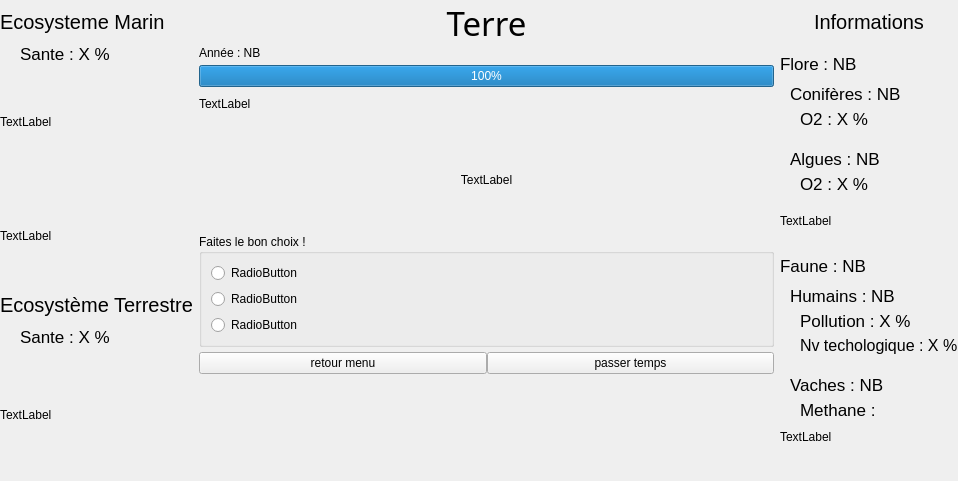
<?xml version="1.0" encoding="UTF-8"?>
<ui version="4.0">
 <class>fenetre2</class>
 <widget class="QMainWindow" name="fenetre2">
  <property name="geometry">
   <rect>
    <x>0</x>
    <y>0</y>
    <width>958</width>
    <height>481</height>
   </rect>
  </property>
  <property name="windowTitle">
   <string>MainWindow</string>
  </property>
  <widget class="QWidget" name="centralwidget">
   <property name="sizePolicy">
    <sizepolicy hsizetype="Expanding" vsizetype="Ignored">
     <horstretch>0</horstretch>
     <verstretch>0</verstretch>
    </sizepolicy>
   </property>
   <layout class="QGridLayout" name="gridLayout">
    <property name="sizeConstraint">
     <enum>QLayout::SetNoConstraint</enum>
    </property>
    <property name="leftMargin">
     <number>0</number>
    </property>
    <property name="topMargin">
     <number>0</number>
    </property>
    <property name="rightMargin">
     <number>0</number>
    </property>
    <property name="horizontalSpacing">
     <number>6</number>
    </property>
    <property name="verticalSpacing">
     <number>0</number>
    </property>
    <item row="0" column="0">
     <layout class="QVBoxLayout" name="verticalLayout_4">
      <item>
       <spacer name="verticalSpacer_22">
        <property name="orientation">
         <enum>Qt::Vertical</enum>
        </property>
        <property name="sizeType">
         <enum>QSizePolicy::Fixed</enum>
        </property>
        <property name="sizeHint" stdset="0">
         <size>
          <width>20</width>
          <height>10</height>
         </size>
        </property>
       </spacer>
      </item>
      <item>
       <widget class="QLabel" name="P1_Eco_Marin">
        <property name="sizePolicy">
         <sizepolicy hsizetype="Minimum" vsizetype="Fixed">
          <horstretch>0</horstretch>
          <verstretch>0</verstretch>
         </sizepolicy>
        </property>
        <property name="font">
         <font>
          <pointsize>15</pointsize>
         </font>
        </property>
        <property name="text">
         <string>Ecosysteme Marin</string>
        </property>
       </widget>
      </item>
      <item>
       <spacer name="verticalSpacer_23">
        <property name="orientation">
         <enum>Qt::Vertical</enum>
        </property>
        <property name="sizeType">
         <enum>QSizePolicy::Fixed</enum>
        </property>
        <property name="sizeHint" stdset="0">
         <size>
          <width>20</width>
          <height>10</height>
         </size>
        </property>
       </spacer>
      </item>
      <item>
       <widget class="QLabel" name="P1_Eco_Marin_Sante">
        <property name="sizePolicy">
         <sizepolicy hsizetype="Minimum" vsizetype="Fixed">
          <horstretch>0</horstretch>
          <verstretch>0</verstretch>
         </sizepolicy>
        </property>
        <property name="font">
         <font>
          <pointsize>13</pointsize>
         </font>
        </property>
        <property name="text">
         <string>Sante : X %</string>
        </property>
        <property name="alignment">
         <set>Qt::AlignLeading|Qt::AlignLeft|Qt::AlignVCenter</set>
        </property>
        <property name="margin">
         <number>0</number>
        </property>
        <property name="indent">
         <number>20</number>
        </property>
       </widget>
      </item>
      <item>
       <widget class="QLabel" name="P1_Eco_Marin_Image">
        <property name="sizePolicy">
         <sizepolicy hsizetype="Ignored" vsizetype="MinimumExpanding">
          <horstretch>0</horstretch>
          <verstretch>0</verstretch>
         </sizepolicy>
        </property>
        <property name="text">
         <string>TextLabel</string>
        </property>
       </widget>
      </item>
      <item>
       <widget class="QLabel" name="P1_Image_Dory">
        <property name="sizePolicy">
         <sizepolicy hsizetype="Ignored" vsizetype="MinimumExpanding">
          <horstretch>0</horstretch>
          <verstretch>0</verstretch>
         </sizepolicy>
        </property>
        <property name="text">
         <string>TextLabel</string>
        </property>
       </widget>
      </item>
      <item>
       <widget class="QLabel" name="P1_Eco_Terre">
        <property name="sizePolicy">
         <sizepolicy hsizetype="Minimum" vsizetype="Fixed">
          <horstretch>0</horstretch>
          <verstretch>0</verstretch>
         </sizepolicy>
        </property>
        <property name="font">
         <font>
          <pointsize>15</pointsize>
         </font>
        </property>
        <property name="text">
         <string>Ecosystème Terrestre</string>
        </property>
       </widget>
      </item>
      <item>
       <spacer name="verticalSpacer_24">
        <property name="orientation">
         <enum>Qt::Vertical</enum>
        </property>
        <property name="sizeType">
         <enum>QSizePolicy::Fixed</enum>
        </property>
        <property name="sizeHint" stdset="0">
         <size>
          <width>20</width>
          <height>10</height>
         </size>
        </property>
       </spacer>
      </item>
      <item>
       <widget class="QLabel" name="P1_Eco_Terre_Sante">
        <property name="sizePolicy">
         <sizepolicy hsizetype="Minimum" vsizetype="Fixed">
          <horstretch>0</horstretch>
          <verstretch>0</verstretch>
         </sizepolicy>
        </property>
        <property name="font">
         <font>
          <pointsize>13</pointsize>
         </font>
        </property>
        <property name="text">
         <string>Sante : X %</string>
        </property>
        <property name="alignment">
         <set>Qt::AlignLeading|Qt::AlignLeft|Qt::AlignVCenter</set>
        </property>
        <property name="indent">
         <number>20</number>
        </property>
       </widget>
      </item>
      <item>
       <spacer name="verticalSpacer_25">
        <property name="orientation">
         <enum>Qt::Vertical</enum>
        </property>
        <property name="sizeType">
         <enum>QSizePolicy::Fixed</enum>
        </property>
        <property name="sizeHint" stdset="0">
         <size>
          <width>20</width>
          <height>10</height>
         </size>
        </property>
       </spacer>
      </item>
      <item>
       <widget class="QLabel" name="P1_Eco_Terre_Image">
        <property name="sizePolicy">
         <sizepolicy hsizetype="Ignored" vsizetype="MinimumExpanding">
          <horstretch>0</horstretch>
          <verstretch>0</verstretch>
         </sizepolicy>
        </property>
        <property name="text">
         <string>TextLabel</string>
        </property>
       </widget>
      </item>
      <item>
       <spacer name="horizontalSpacer_2">
        <property name="orientation">
         <enum>Qt::Horizontal</enum>
        </property>
        <property name="sizeType">
         <enum>QSizePolicy::Fixed</enum>
        </property>
        <property name="sizeHint" stdset="0">
         <size>
          <width>150</width>
          <height>0</height>
         </size>
        </property>
       </spacer>
      </item>
     </layout>
    </item>
    <item row="0" column="1">
     <layout class="QVBoxLayout" name="verticalLayout_2">
      <item>
       <widget class="QLabel" name="P2_Terre">
        <property name="sizePolicy">
         <sizepolicy hsizetype="Preferred" vsizetype="Fixed">
          <horstretch>0</horstretch>
          <verstretch>0</verstretch>
         </sizepolicy>
        </property>
        <property name="font">
         <font>
          <family>Sahadeva</family>
          <pointsize>25</pointsize>
         </font>
        </property>
        <property name="text">
         <string>Terre</string>
        </property>
        <property name="alignment">
         <set>Qt::AlignCenter</set>
        </property>
       </widget>
      </item>
      <item>
       <widget class="QLabel" name="P2_Temps">
        <property name="sizePolicy">
         <sizepolicy hsizetype="Fixed" vsizetype="Fixed">
          <horstretch>0</horstretch>
          <verstretch>0</verstretch>
         </sizepolicy>
        </property>
        <property name="text">
         <string>&lt;html&gt;&lt;head/&gt;&lt;body&gt;&lt;p&gt;Année : NB&lt;/p&gt;&lt;/body&gt;&lt;/html&gt;</string>
        </property>
       </widget>
      </item>
      <item>
       <spacer name="verticalSpacer_14">
        <property name="orientation">
         <enum>Qt::Vertical</enum>
        </property>
        <property name="sizeType">
         <enum>QSizePolicy::Fixed</enum>
        </property>
        <property name="sizeHint" stdset="0">
         <size>
          <width>20</width>
          <height>5</height>
         </size>
        </property>
       </spacer>
      </item>
      <item>
       <widget class="QProgressBar" name="progressBar">
        <property name="value">
         <number>100</number>
        </property>
       </widget>
      </item>
      <item>
       <spacer name="verticalSpacer_16">
        <property name="orientation">
         <enum>Qt::Vertical</enum>
        </property>
        <property name="sizeType">
         <enum>QSizePolicy::Fixed</enum>
        </property>
        <property name="sizeHint" stdset="0">
         <size>
          <width>0</width>
          <height>10</height>
         </size>
        </property>
       </spacer>
      </item>
      <item>
       <widget class="QLabel" name="P2_Texte_Evev">
        <property name="sizePolicy">
         <sizepolicy hsizetype="Ignored" vsizetype="Fixed">
          <horstretch>0</horstretch>
          <verstretch>0</verstretch>
         </sizepolicy>
        </property>
        <property name="text">
         <string>TextLabel</string>
        </property>
        <property name="scaledContents">
         <bool>true</bool>
        </property>
        <property name="alignment">
         <set>Qt::AlignLeading|Qt::AlignLeft|Qt::AlignTop</set>
        </property>
       </widget>
      </item>
      <item>
       <spacer name="verticalSpacer_27">
        <property name="orientation">
         <enum>Qt::Vertical</enum>
        </property>
        <property name="sizeType">
         <enum>QSizePolicy::Fixed</enum>
        </property>
        <property name="sizeHint" stdset="0">
         <size>
          <width>0</width>
          <height>20</height>
         </size>
        </property>
       </spacer>
      </item>
      <item>
       <widget class="QLabel" name="P2_Image">
        <property name="sizePolicy">
         <sizepolicy hsizetype="MinimumExpanding" vsizetype="MinimumExpanding">
          <horstretch>0</horstretch>
          <verstretch>0</verstretch>
         </sizepolicy>
        </property>
        <property name="text">
         <string>TextLabel</string>
        </property>
        <property name="alignment">
         <set>Qt::AlignCenter</set>
        </property>
       </widget>
      </item>
      <item>
       <spacer name="verticalSpacer_28">
        <property name="orientation">
         <enum>Qt::Vertical</enum>
        </property>
        <property name="sizeType">
         <enum>QSizePolicy::Fixed</enum>
        </property>
        <property name="sizeHint" stdset="0">
         <size>
          <width>0</width>
          <height>5</height>
         </size>
        </property>
       </spacer>
      </item>
      <item>
       <widget class="QGroupBox" name="P2_GroupBox">
        <property name="title">
         <string>Faites le bon choix !</string>
        </property>
        <layout class="QVBoxLayout" name="verticalLayout_3">
         <item>
          <widget class="QRadioButton" name="P2_button_choix1">
           <property name="text">
            <string>RadioButton</string>
           </property>
          </widget>
         </item>
         <item>
          <widget class="QRadioButton" name="P2_button_choix2">
           <property name="text">
            <string>RadioButton</string>
           </property>
          </widget>
         </item>
         <item>
          <widget class="QRadioButton" name="P2_button_choix3">
           <property name="text">
            <string>RadioButton</string>
           </property>
          </widget>
         </item>
        </layout>
       </widget>
      </item>
      <item>
       <spacer name="verticalSpacer_17">
        <property name="orientation">
         <enum>Qt::Vertical</enum>
        </property>
        <property name="sizeType">
         <enum>QSizePolicy::Fixed</enum>
        </property>
        <property name="sizeHint" stdset="0">
         <size>
          <width>0</width>
          <height>5</height>
         </size>
        </property>
       </spacer>
      </item>
      <item>
       <layout class="QHBoxLayout" name="horizontalLayout">
        <item>
         <widget class="QPushButton" name="bouton_fenetre2">
          <property name="text">
           <string>retour menu</string>
          </property>
         </widget>
        </item>
        <item>
         <widget class="QPushButton" name="bouton_action">
          <property name="text">
           <string>passer temps</string>
          </property>
         </widget>
        </item>
       </layout>
      </item>
      <item>
       <spacer name="verticalSpacer_21">
        <property name="orientation">
         <enum>Qt::Vertical</enum>
        </property>
        <property name="sizeType">
         <enum>QSizePolicy::MinimumExpanding</enum>
        </property>
        <property name="sizeHint" stdset="0">
         <size>
          <width>20</width>
          <height>30</height>
         </size>
        </property>
       </spacer>
      </item>
     </layout>
    </item>
    <item row="0" column="2">
     <layout class="QVBoxLayout" name="verticalLayout">
      <property name="spacing">
       <number>0</number>
      </property>
      <property name="sizeConstraint">
       <enum>QLayout::SetNoConstraint</enum>
      </property>
      <item>
       <spacer name="verticalSpacer_2">
        <property name="orientation">
         <enum>Qt::Vertical</enum>
        </property>
        <property name="sizeType">
         <enum>QSizePolicy::Fixed</enum>
        </property>
        <property name="sizeHint" stdset="0">
         <size>
          <width>20</width>
          <height>10</height>
         </size>
        </property>
       </spacer>
      </item>
      <item>
       <widget class="QLabel" name="P3_Titre">
        <property name="sizePolicy">
         <sizepolicy hsizetype="Preferred" vsizetype="Fixed">
          <horstretch>0</horstretch>
          <verstretch>0</verstretch>
         </sizepolicy>
        </property>
        <property name="font">
         <font>
          <pointsize>15</pointsize>
         </font>
        </property>
        <property name="text">
         <string>Informations</string>
        </property>
        <property name="alignment">
         <set>Qt::AlignCenter</set>
        </property>
       </widget>
      </item>
      <item>
       <spacer name="verticalSpacer">
        <property name="orientation">
         <enum>Qt::Vertical</enum>
        </property>
        <property name="sizeType">
         <enum>QSizePolicy::Fixed</enum>
        </property>
        <property name="sizeHint" stdset="0">
         <size>
          <width>20</width>
          <height>20</height>
         </size>
        </property>
       </spacer>
      </item>
      <item>
       <widget class="QLabel" name="P3_Flore">
        <property name="sizePolicy">
         <sizepolicy hsizetype="Preferred" vsizetype="Fixed">
          <horstretch>0</horstretch>
          <verstretch>0</verstretch>
         </sizepolicy>
        </property>
        <property name="font">
         <font>
          <pointsize>13</pointsize>
         </font>
        </property>
        <property name="text">
         <string>Flore : NB</string>
        </property>
       </widget>
      </item>
      <item>
       <spacer name="verticalSpacer_10">
        <property name="orientation">
         <enum>Qt::Vertical</enum>
        </property>
        <property name="sizeType">
         <enum>QSizePolicy::Fixed</enum>
        </property>
        <property name="sizeHint" stdset="0">
         <size>
          <width>20</width>
          <height>5</height>
         </size>
        </property>
       </spacer>
      </item>
      <item>
       <spacer name="verticalSpacer_11">
        <property name="orientation">
         <enum>Qt::Vertical</enum>
        </property>
        <property name="sizeType">
         <enum>QSizePolicy::Fixed</enum>
        </property>
        <property name="sizeHint" stdset="0">
         <size>
          <width>20</width>
          <height>5</height>
         </size>
        </property>
       </spacer>
      </item>
      <item>
       <widget class="QLabel" name="P3_Conifere">
        <property name="sizePolicy">
         <sizepolicy hsizetype="Fixed" vsizetype="Fixed">
          <horstretch>0</horstretch>
          <verstretch>0</verstretch>
         </sizepolicy>
        </property>
        <property name="font">
         <font>
          <pointsize>13</pointsize>
         </font>
        </property>
        <property name="text">
         <string>Conifères : NB</string>
        </property>
        <property name="indent">
         <number>10</number>
        </property>
       </widget>
      </item>
      <item>
       <spacer name="verticalSpacer_5">
        <property name="orientation">
         <enum>Qt::Vertical</enum>
        </property>
        <property name="sizeType">
         <enum>QSizePolicy::Fixed</enum>
        </property>
        <property name="sizeHint" stdset="0">
         <size>
          <width>20</width>
          <height>5</height>
         </size>
        </property>
       </spacer>
      </item>
      <item>
       <widget class="QLabel" name="P3_Conifere_O2">
        <property name="sizePolicy">
         <sizepolicy hsizetype="Fixed" vsizetype="Fixed">
          <horstretch>0</horstretch>
          <verstretch>0</verstretch>
         </sizepolicy>
        </property>
        <property name="font">
         <font>
          <pointsize>13</pointsize>
         </font>
        </property>
        <property name="text">
         <string>O2 : X %</string>
        </property>
        <property name="alignment">
         <set>Qt::AlignLeading|Qt::AlignLeft|Qt::AlignVCenter</set>
        </property>
        <property name="indent">
         <number>20</number>
        </property>
       </widget>
      </item>
      <item>
       <spacer name="verticalSpacer_3">
        <property name="orientation">
         <enum>Qt::Vertical</enum>
        </property>
        <property name="sizeType">
         <enum>QSizePolicy::Fixed</enum>
        </property>
        <property name="sizeHint" stdset="0">
         <size>
          <width>20</width>
          <height>20</height>
         </size>
        </property>
       </spacer>
      </item>
      <item>
       <widget class="QLabel" name="P3_Algue">
        <property name="sizePolicy">
         <sizepolicy hsizetype="Fixed" vsizetype="Fixed">
          <horstretch>0</horstretch>
          <verstretch>0</verstretch>
         </sizepolicy>
        </property>
        <property name="font">
         <font>
          <pointsize>13</pointsize>
         </font>
        </property>
        <property name="text">
         <string>Algues : NB</string>
        </property>
        <property name="indent">
         <number>10</number>
        </property>
       </widget>
      </item>
      <item>
       <spacer name="verticalSpacer_6">
        <property name="orientation">
         <enum>Qt::Vertical</enum>
        </property>
        <property name="sizeType">
         <enum>QSizePolicy::Fixed</enum>
        </property>
        <property name="sizeHint" stdset="0">
         <size>
          <width>20</width>
          <height>5</height>
         </size>
        </property>
       </spacer>
      </item>
      <item>
       <widget class="QLabel" name="P3_Algue_O2">
        <property name="sizePolicy">
         <sizepolicy hsizetype="Fixed" vsizetype="Fixed">
          <horstretch>0</horstretch>
          <verstretch>0</verstretch>
         </sizepolicy>
        </property>
        <property name="font">
         <font>
          <pointsize>13</pointsize>
         </font>
        </property>
        <property name="text">
         <string>O2 : X %</string>
        </property>
        <property name="alignment">
         <set>Qt::AlignLeading|Qt::AlignLeft|Qt::AlignVCenter</set>
        </property>
        <property name="indent">
         <number>20</number>
        </property>
       </widget>
      </item>
      <item>
       <spacer name="verticalSpacer_26">
        <property name="orientation">
         <enum>Qt::Vertical</enum>
        </property>
        <property name="sizeType">
         <enum>QSizePolicy::Fixed</enum>
        </property>
        <property name="sizeHint" stdset="0">
         <size>
          <width>20</width>
          <height>20</height>
         </size>
        </property>
       </spacer>
      </item>
      <item>
       <widget class="QLabel" name="P3_Image_Foret">
        <property name="text">
         <string>TextLabel</string>
        </property>
       </widget>
      </item>
      <item>
       <spacer name="verticalSpacer_4">
        <property name="orientation">
         <enum>Qt::Vertical</enum>
        </property>
        <property name="sizeType">
         <enum>QSizePolicy::Fixed</enum>
        </property>
        <property name="sizeHint" stdset="0">
         <size>
          <width>20</width>
          <height>30</height>
         </size>
        </property>
       </spacer>
      </item>
      <item>
       <widget class="QLabel" name="P3_Faune">
        <property name="sizePolicy">
         <sizepolicy hsizetype="Fixed" vsizetype="Fixed">
          <horstretch>0</horstretch>
          <verstretch>0</verstretch>
         </sizepolicy>
        </property>
        <property name="font">
         <font>
          <pointsize>13</pointsize>
         </font>
        </property>
        <property name="text">
         <string>Faune : NB</string>
        </property>
       </widget>
      </item>
      <item>
       <spacer name="verticalSpacer_12">
        <property name="orientation">
         <enum>Qt::Vertical</enum>
        </property>
        <property name="sizeType">
         <enum>QSizePolicy::Fixed</enum>
        </property>
        <property name="sizeHint" stdset="0">
         <size>
          <width>20</width>
          <height>5</height>
         </size>
        </property>
       </spacer>
      </item>
      <item>
       <spacer name="verticalSpacer_13">
        <property name="orientation">
         <enum>Qt::Vertical</enum>
        </property>
        <property name="sizeType">
         <enum>QSizePolicy::Fixed</enum>
        </property>
        <property name="sizeHint" stdset="0">
         <size>
          <width>20</width>
          <height>5</height>
         </size>
        </property>
       </spacer>
      </item>
      <item>
       <widget class="QLabel" name="P3_Humain">
        <property name="sizePolicy">
         <sizepolicy hsizetype="Fixed" vsizetype="Fixed">
          <horstretch>0</horstretch>
          <verstretch>0</verstretch>
         </sizepolicy>
        </property>
        <property name="font">
         <font>
          <pointsize>13</pointsize>
         </font>
        </property>
        <property name="text">
         <string>Humains : NB</string>
        </property>
        <property name="indent">
         <number>10</number>
        </property>
       </widget>
      </item>
      <item>
       <spacer name="verticalSpacer_7">
        <property name="orientation">
         <enum>Qt::Vertical</enum>
        </property>
        <property name="sizeType">
         <enum>QSizePolicy::Fixed</enum>
        </property>
        <property name="sizeHint" stdset="0">
         <size>
          <width>20</width>
          <height>5</height>
         </size>
        </property>
       </spacer>
      </item>
      <item>
       <widget class="QLabel" name="P3_Humain_pollution">
        <property name="sizePolicy">
         <sizepolicy hsizetype="Fixed" vsizetype="Fixed">
          <horstretch>0</horstretch>
          <verstretch>0</verstretch>
         </sizepolicy>
        </property>
        <property name="font">
         <font>
          <pointsize>13</pointsize>
         </font>
        </property>
        <property name="text">
         <string>Pollution : X %</string>
        </property>
        <property name="alignment">
         <set>Qt::AlignLeading|Qt::AlignLeft|Qt::AlignVCenter</set>
        </property>
        <property name="indent">
         <number>20</number>
        </property>
       </widget>
      </item>
      <item>
       <spacer name="verticalSpacer_18">
        <property name="orientation">
         <enum>Qt::Vertical</enum>
        </property>
        <property name="sizeType">
         <enum>QSizePolicy::Fixed</enum>
        </property>
        <property name="sizeHint" stdset="0">
         <size>
          <width>20</width>
          <height>5</height>
         </size>
        </property>
       </spacer>
      </item>
      <item>
       <widget class="QLabel" name="P3_Humain_nv_tech">
        <property name="sizePolicy">
         <sizepolicy hsizetype="Fixed" vsizetype="Fixed">
          <horstretch>0</horstretch>
          <verstretch>0</verstretch>
         </sizepolicy>
        </property>
        <property name="font">
         <font>
          <pointsize>12</pointsize>
         </font>
        </property>
        <property name="text">
         <string>Nv techologique : X %</string>
        </property>
        <property name="alignment">
         <set>Qt::AlignLeading|Qt::AlignLeft|Qt::AlignVCenter</set>
        </property>
        <property name="indent">
         <number>20</number>
        </property>
       </widget>
      </item>
      <item>
       <spacer name="verticalSpacer_9">
        <property name="orientation">
         <enum>Qt::Vertical</enum>
        </property>
        <property name="sizeType">
         <enum>QSizePolicy::Fixed</enum>
        </property>
        <property name="sizeHint" stdset="0">
         <size>
          <width>20</width>
          <height>20</height>
         </size>
        </property>
       </spacer>
      </item>
      <item>
       <widget class="QLabel" name="P3_Vache">
        <property name="sizePolicy">
         <sizepolicy hsizetype="Fixed" vsizetype="Fixed">
          <horstretch>0</horstretch>
          <verstretch>0</verstretch>
         </sizepolicy>
        </property>
        <property name="font">
         <font>
          <pointsize>13</pointsize>
         </font>
        </property>
        <property name="text">
         <string>Vaches : NB</string>
        </property>
        <property name="indent">
         <number>10</number>
        </property>
       </widget>
      </item>
      <item>
       <spacer name="verticalSpacer_8">
        <property name="orientation">
         <enum>Qt::Vertical</enum>
        </property>
        <property name="sizeType">
         <enum>QSizePolicy::Fixed</enum>
        </property>
        <property name="sizeHint" stdset="0">
         <size>
          <width>20</width>
          <height>5</height>
         </size>
        </property>
       </spacer>
      </item>
      <item>
       <widget class="QLabel" name="P3_Vache_pollution">
        <property name="sizePolicy">
         <sizepolicy hsizetype="Fixed" vsizetype="Fixed">
          <horstretch>0</horstretch>
          <verstretch>0</verstretch>
         </sizepolicy>
        </property>
        <property name="font">
         <font>
          <pointsize>13</pointsize>
         </font>
        </property>
        <property name="text">
         <string>Methane :</string>
        </property>
        <property name="alignment">
         <set>Qt::AlignLeading|Qt::AlignLeft|Qt::AlignVCenter</set>
        </property>
        <property name="indent">
         <number>20</number>
        </property>
       </widget>
      </item>
      <item>
       <spacer name="verticalSpacer_20">
        <property name="orientation">
         <enum>Qt::Vertical</enum>
        </property>
        <property name="sizeType">
         <enum>QSizePolicy::Fixed</enum>
        </property>
        <property name="sizeHint" stdset="0">
         <size>
          <width>20</width>
          <height>10</height>
         </size>
        </property>
       </spacer>
      </item>
      <item>
       <widget class="QLabel" name="P3_Image_Vache">
        <property name="text">
         <string>TextLabel</string>
        </property>
       </widget>
      </item>
      <item>
       <spacer name="verticalSpacer_15">
        <property name="orientation">
         <enum>Qt::Vertical</enum>
        </property>
        <property name="sizeType">
         <enum>QSizePolicy::MinimumExpanding</enum>
        </property>
        <property name="sizeHint" stdset="0">
         <size>
          <width>20</width>
          <height>30</height>
         </size>
        </property>
       </spacer>
      </item>
      <item>
       <spacer name="horizontalSpacer">
        <property name="orientation">
         <enum>Qt::Horizontal</enum>
        </property>
        <property name="sizeType">
         <enum>QSizePolicy::Fixed</enum>
        </property>
        <property name="sizeHint" stdset="0">
         <size>
          <width>150</width>
          <height>0</height>
         </size>
        </property>
       </spacer>
      </item>
     </layout>
    </item>
   </layout>
  </widget>
 </widget>
 <resources/>
 <connections>
  <connection>
   <sender>bouton_fenetre2</sender>
   <signal>clicked()</signal>
   <receiver>fenetre2</receiver>
   <slot>close()</slot>
   <hints>
    <hint type="sourcelabel">
     <x>665</x>
     <y>211</y>
    </hint>
    <hint type="destinationlabel">
     <x>407</x>
     <y>275</y>
    </hint>
   </hints>
  </connection>
 </connections>
</ui>
